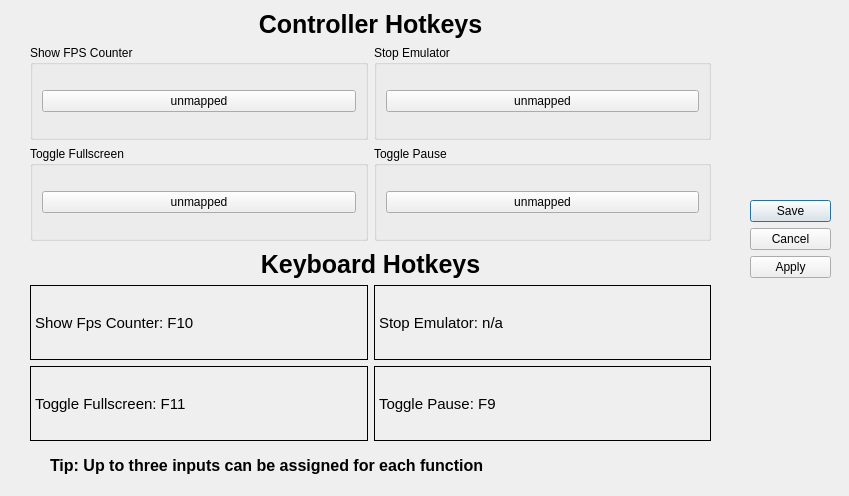
<?xml version="1.0" encoding="UTF-8"?>
<!-- SPDX-FileCopyrightText: Copyright 2024 shadPS4 Emulator Project
     SPDX-License-Identifier: GPL-2.0-or-later -->
<ui version="4.0">
 <class>hotkeys</class>
 <widget class="QDialog" name="hotkeys">
  <property name="geometry">
   <rect>
    <x>0</x>
    <y>0</y>
    <width>849</width>
    <height>496</height>
   </rect>
  </property>
  <property name="windowTitle">
   <string>Customize Hotkeys</string>
  </property>
  <widget class="QDialogButtonBox" name="buttonBox">
   <property name="geometry">
    <rect>
     <x>750</x>
     <y>200</y>
     <width>81</width>
     <height>81</height>
    </rect>
   </property>
   <property name="orientation">
    <enum>Qt::Orientation::Vertical</enum>
   </property>
   <property name="standardButtons">
    <set>QDialogButtonBox::StandardButton::Apply|QDialogButtonBox::StandardButton::Cancel|QDialogButtonBox::StandardButton::Save</set>
   </property>
  </widget>
  <widget class="QWidget" name="verticalLayoutWidget">
   <property name="geometry">
    <rect>
     <x>30</x>
     <y>10</y>
     <width>681</width>
     <height>231</height>
    </rect>
   </property>
   <layout class="QVBoxLayout" name="controllerLayout">
    <item>
     <widget class="QLabel" name="controllerLabel">
      <property name="sizePolicy">
       <sizepolicy hsizetype="Preferred" vsizetype="Fixed">
        <horstretch>0</horstretch>
        <verstretch>0</verstretch>
       </sizepolicy>
      </property>
      <property name="font">
       <font>
        <pointsize>19</pointsize>
        <bold>true</bold>
       </font>
      </property>
      <property name="text">
       <string>Controller Hotkeys</string>
      </property>
      <property name="alignment">
       <set>Qt::AlignmentFlag::AlignCenter</set>
      </property>
     </widget>
    </item>
    <item>
     <layout class="QHBoxLayout" name="horizontalLayoutPad1">
      <item>
       <widget class="QGroupBox" name="fpsGroupbox">
        <property name="title">
         <string>Show FPS Counter</string>
        </property>
        <layout class="QVBoxLayout" name="verticalLayout_2">
         <item>
          <widget class="QPushButton" name="fpsButtonPad">
           <property name="focusPolicy">
            <enum>Qt::FocusPolicy::NoFocus</enum>
           </property>
           <property name="text">
            <string>unmapped</string>
           </property>
          </widget>
         </item>
        </layout>
       </widget>
      </item>
      <item>
       <widget class="QGroupBox" name="stopGroupbox">
        <property name="title">
         <string>Stop Emulator</string>
        </property>
        <layout class="QVBoxLayout" name="verticalLayout_5">
         <item>
          <widget class="QPushButton" name="quitButtonPad">
           <property name="focusPolicy">
            <enum>Qt::FocusPolicy::NoFocus</enum>
           </property>
           <property name="text">
            <string>unmapped</string>
           </property>
          </widget>
         </item>
        </layout>
       </widget>
      </item>
     </layout>
    </item>
    <item>
     <layout class="QHBoxLayout" name="horizontalLayoutPad2">
      <item>
       <widget class="QGroupBox" name="fullscreenGroupbox">
        <property name="title">
         <string>Toggle Fullscreen</string>
        </property>
        <layout class="QVBoxLayout" name="verticalLayout_3">
         <item>
          <widget class="QPushButton" name="fullscreenButtonPad">
           <property name="focusPolicy">
            <enum>Qt::FocusPolicy::NoFocus</enum>
           </property>
           <property name="text">
            <string>unmapped</string>
           </property>
          </widget>
         </item>
        </layout>
       </widget>
      </item>
      <item>
       <widget class="QGroupBox" name="pauseGroupbox">
        <property name="title">
         <string>Toggle Pause</string>
        </property>
        <layout class="QVBoxLayout" name="verticalLayout_4">
         <item>
          <widget class="QPushButton" name="pauseButtonPad">
           <property name="focusPolicy">
            <enum>Qt::FocusPolicy::NoFocus</enum>
           </property>
           <property name="text">
            <string>unmapped</string>
           </property>
          </widget>
         </item>
        </layout>
       </widget>
      </item>
     </layout>
    </item>
   </layout>
  </widget>
  <widget class="QWidget" name="verticalLayoutWidget_2">
   <property name="geometry">
    <rect>
     <x>30</x>
     <y>250</y>
     <width>681</width>
     <height>191</height>
    </rect>
   </property>
   <layout class="QVBoxLayout" name="keyboardLayout">
    <item>
     <widget class="QLabel" name="keyboardLabel">
      <property name="sizePolicy">
       <sizepolicy hsizetype="Preferred" vsizetype="Fixed">
        <horstretch>0</horstretch>
        <verstretch>0</verstretch>
       </sizepolicy>
      </property>
      <property name="font">
       <font>
        <pointsize>19</pointsize>
        <bold>true</bold>
       </font>
      </property>
      <property name="text">
       <string>Keyboard Hotkeys</string>
      </property>
      <property name="alignment">
       <set>Qt::AlignmentFlag::AlignCenter</set>
      </property>
     </widget>
    </item>
    <item>
     <layout class="QVBoxLayout" name="KBLabelsLayout">
      <item>
       <layout class="QHBoxLayout" name="horizontalLayoutKB1">
        <item>
         <widget class="QLabel" name="fpsLabelKB">
          <property name="font">
           <font>
            <pointsize>11</pointsize>
           </font>
          </property>
          <property name="frameShape">
           <enum>QFrame::Shape::Box</enum>
          </property>
          <property name="text">
           <string>Show Fps Counter: F10</string>
          </property>
         </widget>
        </item>
        <item>
         <widget class="QLabel" name="stopLabelKB">
          <property name="font">
           <font>
            <pointsize>11</pointsize>
           </font>
          </property>
          <property name="frameShape">
           <enum>QFrame::Shape::Box</enum>
          </property>
          <property name="text">
           <string>Stop Emulator: n/a</string>
          </property>
         </widget>
        </item>
       </layout>
      </item>
      <item>
       <layout class="QHBoxLayout" name="horizontalLayoutKB2">
        <item>
         <widget class="QLabel" name="fullscreenLabelKB">
          <property name="font">
           <font>
            <pointsize>11</pointsize>
           </font>
          </property>
          <property name="frameShape">
           <enum>QFrame::Shape::Box</enum>
          </property>
          <property name="text">
           <string>Toggle Fullscreen: F11</string>
          </property>
         </widget>
        </item>
        <item>
         <widget class="QLabel" name="pauseLabelKB">
          <property name="font">
           <font>
            <pointsize>11</pointsize>
           </font>
          </property>
          <property name="frameShape">
           <enum>QFrame::Shape::Box</enum>
          </property>
          <property name="text">
           <string>Toggle Pause: F9</string>
          </property>
         </widget>
        </item>
       </layout>
      </item>
     </layout>
    </item>
   </layout>
  </widget>
  <widget class="QLabel" name="tipLabel">
   <property name="geometry">
    <rect>
     <x>50</x>
     <y>450</y>
     <width>631</width>
     <height>31</height>
    </rect>
   </property>
   <property name="font">
    <font>
     <pointsize>12</pointsize>
     <bold>true</bold>
    </font>
   </property>
   <property name="text">
    <string>Tip: Up to three inputs can be assigned for each function</string>
   </property>
  </widget>
 </widget>
 <resources/>
 <connections>
  <connection>
   <sender>buttonBox</sender>
   <signal>accepted()</signal>
   <receiver>hotkeys</receiver>
   <slot>accept()</slot>
   <hints>
    <hint type="sourcelabel">
     <x>248</x>
     <y>254</y>
    </hint>
    <hint type="destinationlabel">
     <x>157</x>
     <y>274</y>
    </hint>
   </hints>
  </connection>
  <connection>
   <sender>buttonBox</sender>
   <signal>rejected()</signal>
   <receiver>hotkeys</receiver>
   <slot>reject()</slot>
   <hints>
    <hint type="sourcelabel">
     <x>316</x>
     <y>260</y>
    </hint>
    <hint type="destinationlabel">
     <x>286</x>
     <y>274</y>
    </hint>
   </hints>
  </connection>
 </connections>
</ui>
